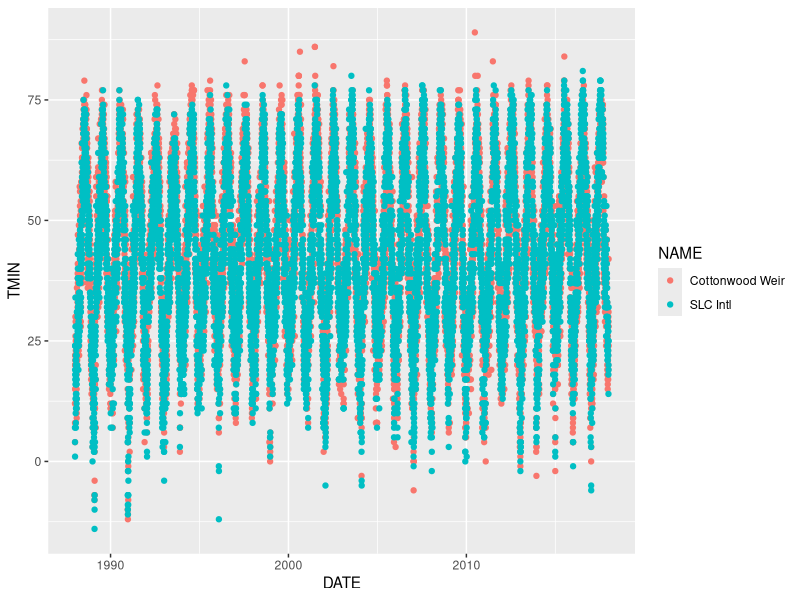

The R source for this figure:
## ---- chunk 1
library(tidyverse)
d <- read_csv('../data/SLC_Min_Temp_1988-2007.csv')

# Look at the data
head(d)
## ---- chunk 2
library(lubridate)
d %>%
  mutate(Year = year(DATE)) %>% 
  filter(Year > 2000 & Year < 2005) %>% 
  group_by(Year, NAME) %>% 
  summarize(Count = n())
## ---- chunk 3
d <- d %>% 
  filter(NAME != 'SALT LAKE TRIAD CENTER, UT US') %>% 
  # Rename the sites for readability
  mutate(NAME = ifelse(NAME == 'SALT LAKE CITY INTERNATIONAL AIRPORT, UT US',
                       'SLC Intl',
                       'Cottonwood Weir'))
## ---- chunk 4
ggplot(d, aes(x = DATE, y = TMIN, color = NAME)) +
  geom_point()


